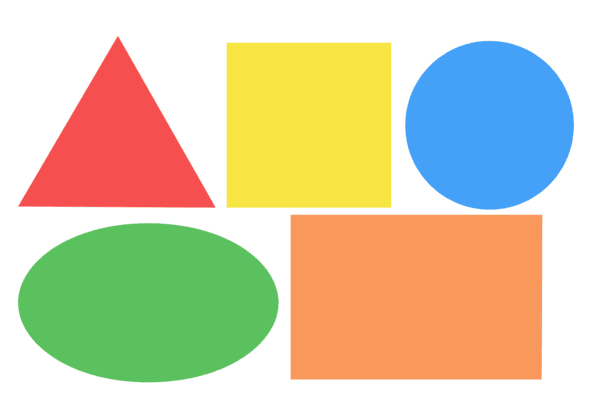
#> input picture OpencvPruebas/PruebasAgu/formas.png, 592 x 419 px
$ python pruebaOpenCV.py
#> lines starting #> are read from the running program, lines starting #| are printed output that depends on the picture; after the words box and inside, x2 and y2 are one past the last pixel; in counts of white or black regions, pixels touching at a corner belong together
import cv2

imagen = cv2.imread('formas.png')
#> imagen is the input picture: shape (419, 592, 3); mean B, G, R 173.2, 206.3, 213.9
gris = cv2.cvtColor(imagen, cv2.COLOR_BGR2GRAY)
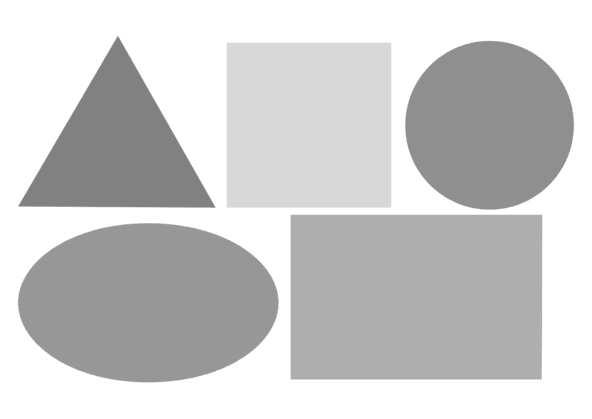
#> gris: shape (419, 592); min 129, max 255, mean 204.8
canny = cv2.Canny(gris, 10, 150)
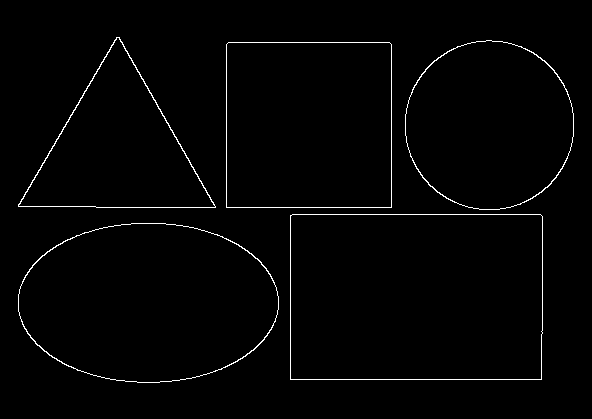
#> canny: shape (419, 592); 1.5% white in thin lines or dots, all inside (x1, y1, x2, y2) = (18, 37, 574, 383)

cnts,_ = cv2.findContours(canny, cv2.RETR_EXTERNAL, cv2.CHAIN_APPROX_SIMPLE)
#> cnts = 5 contours; box (x1, y1, x2, y2) and area: (290, 214, 543, 380) 41530, (18, 223, 279, 383) 32648, (226, 42, 392, 208) 27221, (405, 40, 574, 210) 22407, (18, 37, 216, 208) 17028
##cv2.drawContours(imagen, cnts, -1, (0,255,0), 2)

for c in cnts:
    epsilon = 0.008*cv2.arcLength(c, True)
    approx = cv2.approxPolyDP(c, epsilon, True)


    x,y,w,h = cv2.boundingRect(approx)
    if (len(approx)) == 3:
        cv2.putText(imagen, 'Es triangulo Puebla', (x+18,y+150),1,1,(0,0,0),1)

    elif (len(approx)) == 4:
        ratio = float(w)/h
        if(ratio == 1):
            cv2.putText(imagen, 'Es cuadrado Puebla', (x,y+100),1,1,(0,0,0),1)
        else:
            cv2.putText(imagen, 'Es rectangulo Puebla', (x+20,y+100),1,1,(0,0,0),1)
    else:
        ratio = float(w)/h
        if 0.98 <= ratio <= 1.02:
            cv2.putText(imagen, 'Es circulo Puebla', (x+15,y+100),1,1,(0,0,0))
        else:
            cv2.putText(imagen, 'Es ovalo Puebla', (x+20,y+100),1,1,(0,0,0))


    print(len(approx))
    cv2.drawContours(imagen, [approx], 0, (0, 0, 0), 2)
    cv2.imshow('imagen', imagen)
    cv2.waitKey(1000)
    cv2.destroyAllWindows()
#> this loop made 5 passes
#> (epsilon, approx, x, y, w, h, ratio) on passes 2 to 3: (6.66, [[290, 215], [290, 379], [541, 379], [540, 214]], 290, 214, 252, 166, 1.52), (5.26, [[228, 42], [226, 207], [391, 207], [391, 44]], 226, 42, 166, 166, 1)
#> (epsilon, x, y, w, h, ratio) on passes 1, 4: (5.65, 18, 223, 261, 160, 1.63), (4.48, 405, 41, 169, 169, 1)
#| 16
#| 4
#| 4
#| 16
#| 3
#> pass 1, `cv2.imshow('imagen', imagen)`:
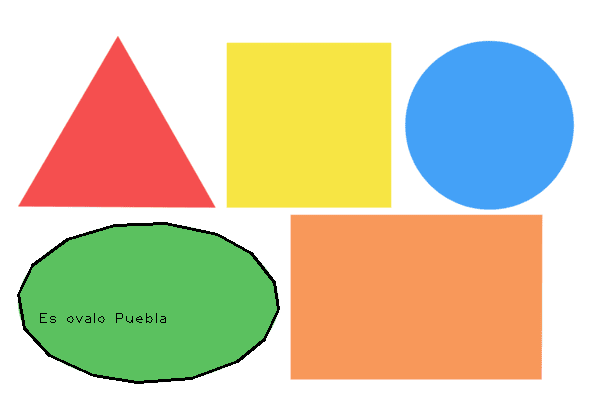
#> window 'imagen': shape (419, 592, 3); mean B, G, R 172.1, 204.5, 212.7
#> pass 2, `cv2.imshow('imagen', imagen)`:
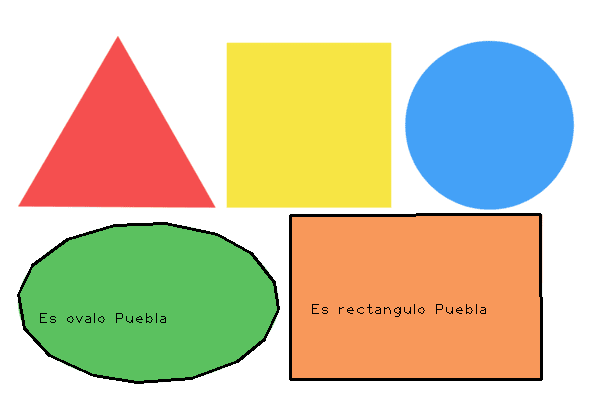
#> window 'imagen': shape (419, 592, 3); mean B, G, R 170.3, 202.4, 209.9
#> after the loop:
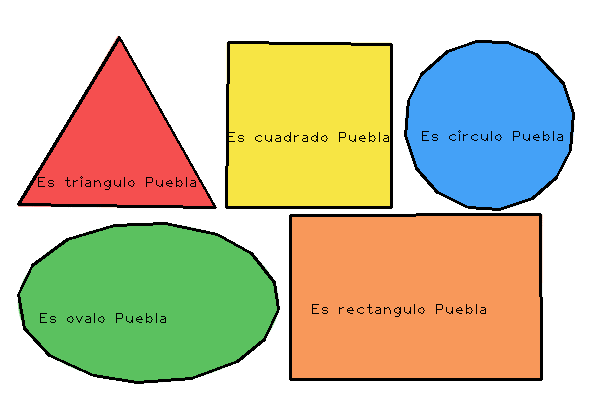
#> imagen: shape (419, 592, 3); 4.46% of pixels changed, all inside (x1, y1, x2, y2) = (17, 36, 575, 384)

cv2.imshow('Prueba de imagen', imagen)
cv2.waitKey(5000)
##cv2.imshow('Prueba de imagen contornos', canny)
##cv2.waitKey(5000)
cv2.destroyAllWindows()
